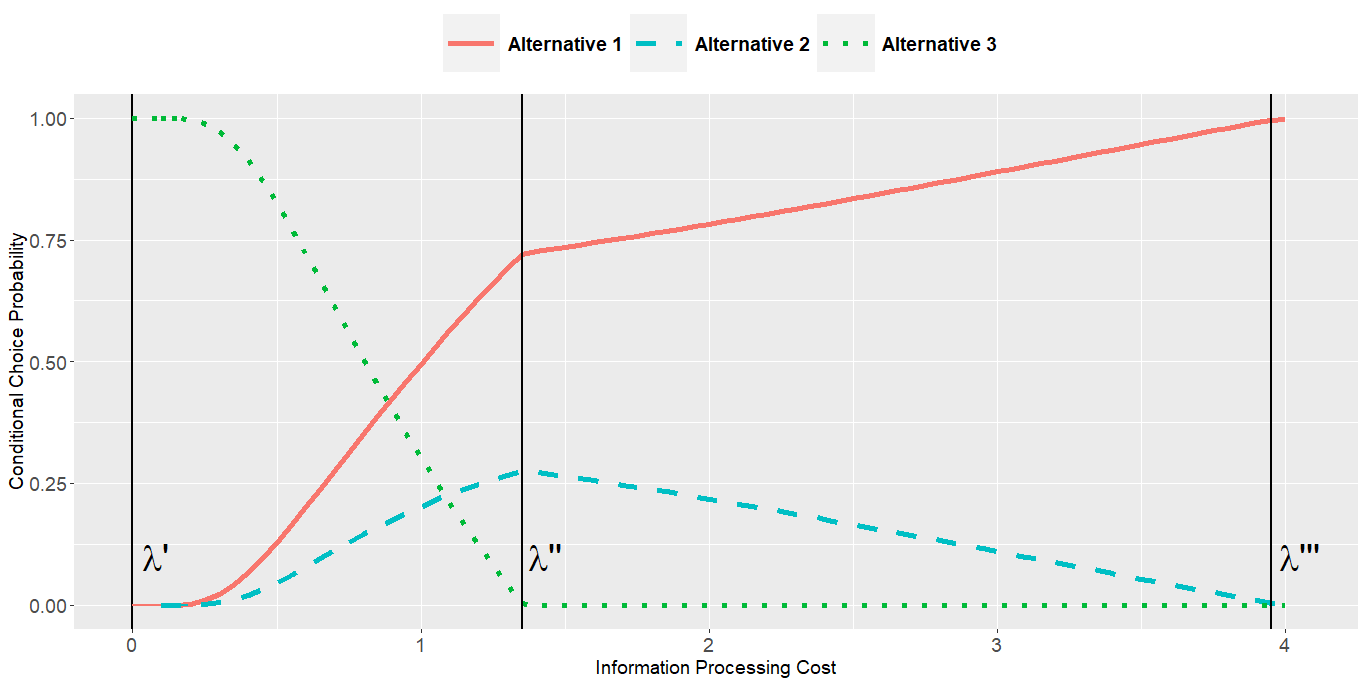

The script that drew this image:
rm(list = ls())
setwd("C:/Users/Matteo/Desktop/RI/Plots and Tables")
#setwd("C:/Users/Matteo/Desktop/RI/R-codes/R_Files")

source("RICBC_choice_sets_and_incentives.R")
source("RICBC_RI_SC_Choice.R")

set.seed(66)
library(ggplot2)
library(gridExtra)


X<- matrix(c(3.5, 4,#   3.5,  #we create a choice set in which the first alternative has the highest brand utility
             3.25,  4,#3.3,
             3, 4), byrow = TRUE, ncol = 2) #2.9
colnames(X) <- c("brand ", "price")

#Initializing-------------------------------------------------------------------------------
beta.vec <- c(1, -1,1)
lambda <-seq(0.1,4, by=0.05)
rho <- c(0,2)
rho.prob <- rep(1, length(rho))/length(rho)

#calculating utilities-----------------------------------------------------------------------
states.and.prior <- CreateStatesAndPriorNO(X, beta.vec, rho, rho.prob)
#states.and.prior <- CreateStatesAndPrior(X, beta.vec, rho, rho.prob)

#calculating choice probs and mutual information
probs<-matrix(rep(0,3*length(lambda)),ncol=3)
mutual.info<-rep(0,length(lambda))
condprob1<-matrix(rep(0,length(lambda)*ncol(states.and.prior[[1]])),ncol=ncol(states.and.prior[[1]]))
condprob2<-matrix(rep(0,length(lambda)*ncol(states.and.prior[[1]])),ncol=ncol(states.and.prior[[1]]))
condprob3<-matrix(rep(0,length(lambda)*ncol(states.and.prior[[1]])),ncol=ncol(states.and.prior[[1]]))



for (i in 1:length(lambda)){
  choice.probs.output <- CalcChoiceProbsUnderRIWithShannon(
    Omega = states.and.prior[[1]],
    mu = states.and.prior[[2]],
    lambda = lambda[i],
    max.iter = 10^7,
    precision = 10^(-10)     
  )  
  
  mutual.info[i] <- MutualInfo(prior = states.and.prior[[2]], 
                               signal.dist = choice.probs.output[[1]], 
                               posterior = choice.probs.output[[3]])
  
  probs[i,]=choice.probs.output$`Choice Probabilities`
  condprob1[i,]=choice.probs.output$`State Dependent Choice Probabilities`[1,]
  condprob2[i,]=choice.probs.output$`State Dependent Choice Probabilities`[2,]
  condprob3[i,]=choice.probs.output$`State Dependent Choice Probabilities`[3,]
}

g<-list("Lambda"=c(lambda,lambda,lambda),
        "Type"=c(rep("Uncond. Choice Prob. a1",length(lambda)),
                 rep("Uncond. Choice Prob. a2",length(lambda)),
                 rep("Uncond. Choice Prob. a3",length(lambda))),
        "Type2"=c(rep("Alternative 1",length(lambda)),
                 rep("Alternative 2",length(lambda)),
                 rep("Alternative 3",length(lambda))),
        "Unconditional_Choice_Probabilities"=as.vector(cbind(probs[,1],probs[,2],probs[,3])),
        "Conditional_Choice_Probabilities_A1"=as.vector(cbind(condprob1[,1],condprob2[,1],condprob3[,1])),
        "Conditional_Choice_Probabilities_A3"=as.vector(cbind(condprob1[,5],condprob2[,5],condprob3[,5]))
        )
#g$Type2=factor(g$Type2, levels=c("CondProba1","CondProba2","CondProba3"), 
#               labels = expression("Alternative"[1], "Alternative"[2],"Alternative"[3]))

df<-data.frame(g)
#test1<-ggplot(data=df, aes(x=Lambda,y=Unconditional_Choice_Probabilities,color=Type,
#                           linetype=Type))+
#  geom_line( size=1)+
#geom_segment( x=2, y =2,aes(xend=2, yend=0), size=0.5, color="black", linetype="solid")+
#  #geom_segment( x=3.3, y =2,aes(xend=3.3, yend=0), size=0.5, color="black", linetype="solid")+
# geom_vline(xintercept=c(2,3.3), linetype="solid", size=0.5)+
#  annotate("text", x=2.1, y=-0.01, label= expression(paste(lambda,"'")), size=5, face="bold") +
#  annotate("text", x=3.4, y=-0.01, label= expression(paste(lambda,"''")), size=5) +
# # geom_text(x=0.9,y=-0.02, label=expression(paste(lambda,"'")), size=5)+
# # geom_text(x=6.6,y=-0.02, label=expression(paste(lambda,"''")), size=5)+
#  scale_linetype_manual(values=c("solid","dashed", "dotted"))+
#  scale_color_manual(values=c( "#F8766D","#00BFC4","#00BA38"))+#

#  
#  labs(x="Information Cost",y="Unconditional Choice Probability")+
#  theme(axis.text=element_text(size=8),
#        axis.title=element_text(size=10,face="bold"),
#        legend.title = element_blank(),
#        legend.position = "top")+
#  coord_cartesian( ylim = c(0, 1))

#windows(height=3.6, width=6.1)
#test1


#plotting conditional choice probs as a function of lambda in a state where
#alternative 1 is the best:
#test2<-ggplot(data=df, aes(x=Lambda,y=Conditional_Choice_Probabilities_A1,color=Type2,
#                           linetype=Type2))+
#  geom_line( size=1)+
#  #geom_segment( x=2, y =2,aes(xend=2, yend=0), size=0.5, color="black", linetype="solid")+
#  #geom_segment( x=3.3, y =2,aes(xend=3.3, yend=0), size=0.5, color="black", linetype="solid")+
#  geom_vline(xintercept=c(2,3.3), linetype="solid", size=0.5)+
#  annotate("text", x=2.1, y=-0.01, label= expression(paste(lambda,"'")), size=5, face="bold") +
#  annotate("text", x=3.4, y=-0.01, label= expression(paste(lambda,"''")), size=5) +
#  # geom_text(x=0.9,y=-0.02, label=expression(paste(lambda,"'")), size=5)+
  # geom_text(x=6.6,y=-0.02, label=expression(paste(lambda,"''")), size=5)+
#  scale_linetype_manual(values=c("solid","dashed", "dotted"))+
#  scale_color_manual(values=c( "#F8766D","#00BFC4","#00BA38"), 
#                     labels=c("test","test2","test3"))+
#  
#  
#  labs(x="Information Cost",y="Conditional Choice Probability")+
#  theme(axis.text=element_text(size=8),
#        axis.title=element_text(size=10,face="bold"),
#        legend.title = element_blank(),
#        legend.position = "top")+
#  coord_cartesian( ylim = c(0, 1))

#windows(height=3.6, width=6.1)
#test2

#plotting conditional choice probs as a function of lambda in a state where
#alternative 3 is the best:

test3<-ggplot(data=df, aes(x=Lambda,y=Conditional_Choice_Probabilities_A3,color=Type2,
                           linetype=Type2))+
  geom_line( size=2)+
  #geom_segment( x=2, y =2,aes(xend=2, yend=0), size=0.5, color="black", linetype="solid")+
  #geom_segment( x=3.3, y =2,aes(xend=3.3, yend=0), size=0.5, color="black", linetype="solid")+
  geom_vline(xintercept=c(0,1.35,3.95), linetype="solid", size=1)+
  annotate("text", x=1.43, y=0.1, label= expression(paste(lambda,"''")), size=10) +
  annotate("text", x=4.05, y=0.1, label= expression(paste(lambda,"'''")), size=10) +
  annotate("text", x=0.08, y=0.1, label= expression(paste(lambda,"'")), size=10) +

  geom_segment( x=0, y =1,aes(xend=0.2, yend=1), size=2, color="#00BA38", linetype="dotted")+
  geom_segment( x=0, y =0,aes(xend=0.2, yend=0), size=1, color="#00BFC4", linetype="dashed")+
  geom_segment( x=0, y =0,aes(xend=0.1, yend=0), size=1, color="#F8766D", linetype="solid")+
  
  # geom_text(x=0.9,y=-0.02, label=expression(paste(lambda,"'")), size=5)+
  # geom_text(x=6.6,y=-0.02, label=expression(paste(lambda,"''")), size=5)+
  scale_linetype_manual(values=c("solid","dashed", "dotted"))+
  scale_color_manual(values=c( "#F8766D","#00BFC4","#00BA38"))+

  
  labs(x="Information Processing Cost",y="Conditional Choice Probability")+
  theme(axis.text=element_text(size=14),
        axis.title=element_text(size=14),
        legend.title = element_blank(),
        legend.position = "top",
        legend.key.size = unit(3, "lines"),
        legend.text = element_text(size=14, face = "bold"))+
  

  coord_cartesian( ylim = c(0, 1))

windows(height=3.5, width=6)
test3
